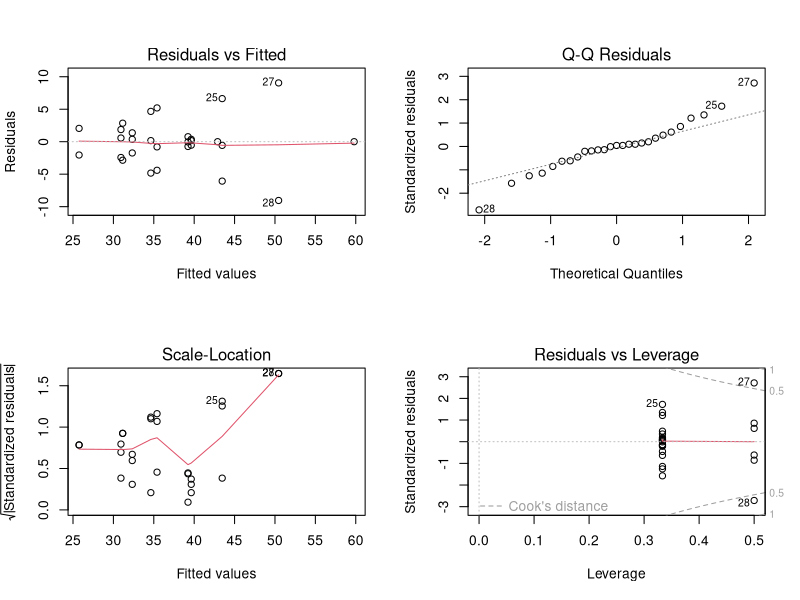
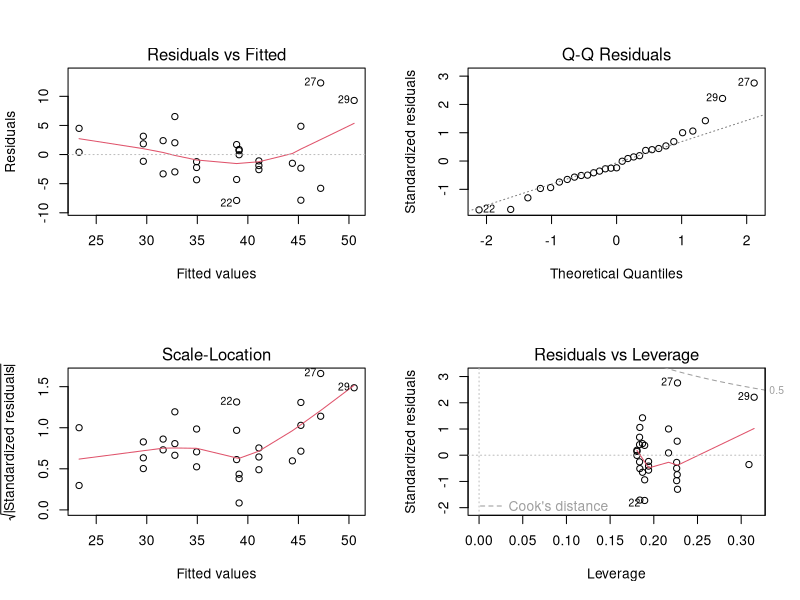
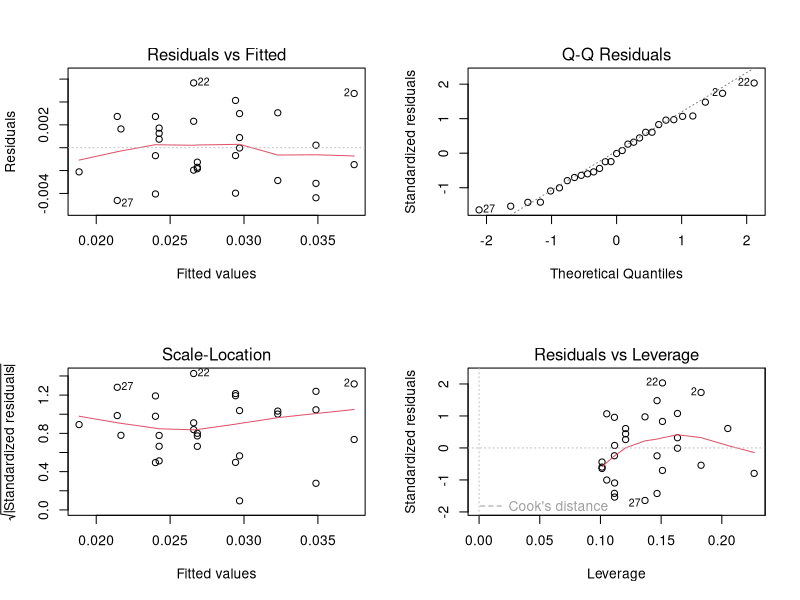

R code for these plots, in order:
## ---- chunk 1
caption_def <- "2024-05-01 emmeans estimated marginal means"
exp_imp_path <- "./2024-03-10_emmeans_data/"
## ---- chunk 2
knitr::opts_chunk$set(echo = TRUE)  # set default chunk option to print the code that generated that output
#options(knitr.table.format = 'markdown') # render kable tables in md for github, comment out otherwise
library(tidyverse)
library(broom)
library(emmeans)
library(patchwork)                  # for combining plots
## ---- chunk 3
mod1 <- lm(conc ~ source * factor(percent), data = pigs)
par(mfrow = c(2,2)); plot(mod1)
## ---- chunk 4
mod2 <- update(mod1, . ~ source + factor(percent))   # no interaction
par(mfrow = c(2,2)); plot(mod2)
## ---- chunk 5
map_dfr(list(mod1, mod2), glance)
## ---- chunk 6
mod3 <- update(mod1, inverse(conc) ~ .)
mod4 <- update(mod2, inverse(conc) ~ .)     # no interaction
mod5 <- update(mod4, . ~ source + percent)  # linear term for percent
par(mfrow = c(2,2)); plot(mod5)
## ---- chunk 7
map_dfr(list(mod1, mod2, mod3, mod4, mod5), glance)
## ---- chunk 8
(EMM.source <- emmeans(mod4, "source"))
## ---- chunk 9
(EMM.percent <- emmeans(mod4, "percent"))
## ---- chunk 10
tidy(EMM.percent)
## ---- chunk 11
with(pigs, tapply(inverse(conc), source, mean))
## ---- chunk 12
pigs %>%
  mutate(conc = 1/conc) %>%
  summarize(mean = mean(conc), .by = source)
## ---- chunk 13
with(pigs, tapply(inverse(conc), percent, mean))
## ---- chunk 14
pigs %>%
  mutate(conc = 1/conc) %>%
  summarize(mean = mean(conc), .by = percent)
## ---- chunk 15
(RG <- expand.grid(source = levels(pigs$source), percent = unique(pigs$percent)))
## ---- chunk 16
(preds <- matrix(predict(mod4, newdata = RG), nrow = 3))
## ---- chunk 17
apply(preds, 1, mean)   # row means -- for source
## ---- chunk 18
apply(preds, 2, mean)   # column means -- for percent
## ---- chunk 19
with(pigs, table(source, percent))
